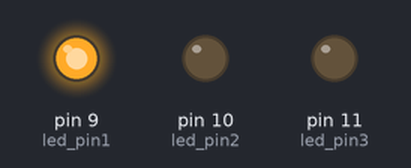
A sketch run on a simulated Arduino Uno, built with avr-gcc and run on an emulated ATmega328P. Shown: output pins drawn as LEDs (lit = HIGH).

Above: at 0.1 s.
At 3.7 s:
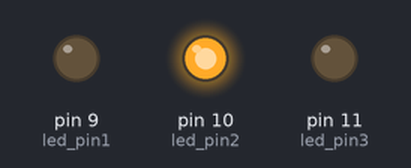
At 5.7 s:
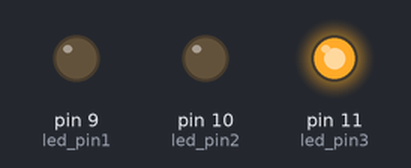
At 7.5 s:
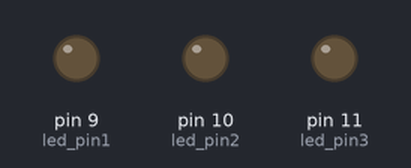
Timing chart, 0 to 7.8 s (numbered marks = the images above):
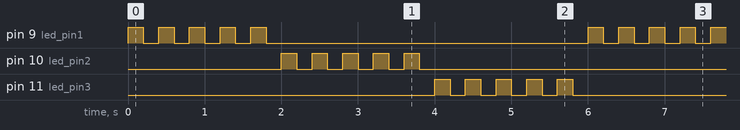

The sketch:

BlinkingLed.ino
```cpp
#define led_pin1 9
#define led_pin2 10
#define led_pin3 11

void setup() {
  pinMode(led_pin1, OUTPUT);
  pinMode(led_pin2, OUTPUT);
  pinMode(led_pin3, OUTPUT);
}

void loop() {
  for (int i=0; i<5; i++) {
    digitalWrite(led_pin1, HIGH);
    delay(200);
    digitalWrite(led_pin1, LOW);
    delay(200);
  }

  for (int i=0; i<5; i++) {
    digitalWrite(led_pin2, HIGH);
    delay(200);
    digitalWrite(led_pin2, LOW);
    delay(200);
  }

  for (int i=0; i<5; i++) {
    digitalWrite(led_pin3, HIGH);
    delay(200);
    digitalWrite(led_pin3, LOW);
    delay(200);
  }
}
```

Measured:
- by itself, pin 9 (led_pin1), pin 10 (led_pin2), pin 11 (led_pin3): repeats every 6.0 s: 4 × (LOW 0.20 s, HIGH 0.20 s), LOW 4.2 s, HIGH 0.20 s
- by itself, everything shown: repeats every 6.0 s, in 30 steps
